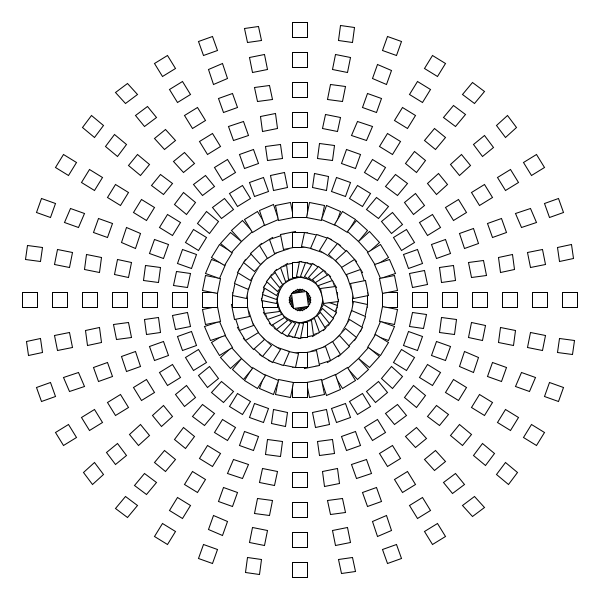
Frame 1 (no input)
Frame 60 (the mouse pressed at the canvas centre just before this capture): identical to frame 1, image omitted
Frame 120 (the mouse held since frame 60 and released just before this capture): identical to frame 1, image omitted

The Processing sketch that drew this single still picture (run headless with seeded random() and noise(); from frame 60 on, the mouse is pressed at the canvas centre):

// Processing sketch: rotacion_intro2
// ── rotacion_intro2.pde
float rot;
void setup() {
  size(600, 600);
  rot = 0;
}

void draw() {
  rot += 1;
  background(255);
  ellipse(width/2, height/2, 5, 5);
  rectMode(CENTER);

  for (int j=0; j<10; j++) {
    for (int i=0; i<36; i++) {
      pushMatrix();
      translate(width/2, height/2);
      rotate(radians(10*i));
      rect(30*j, 0, 15, 15);
      popMatrix();
    }
  }
}
